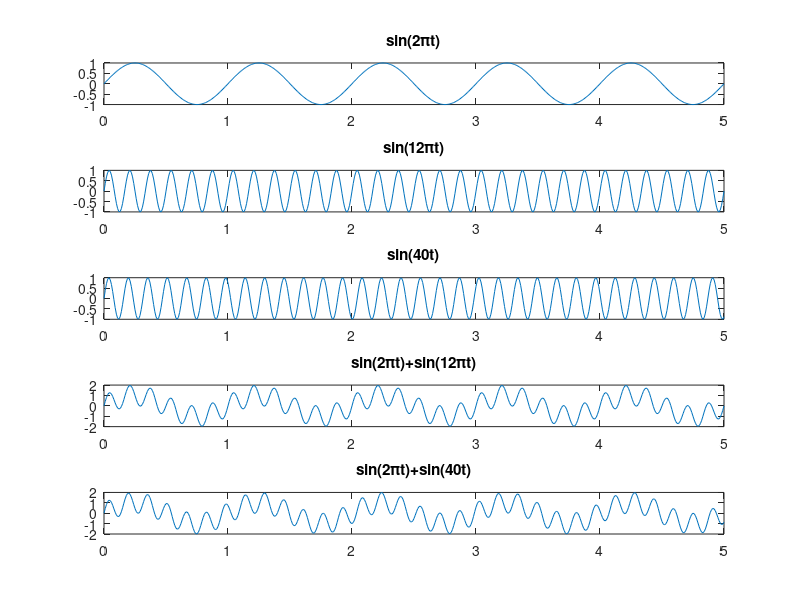
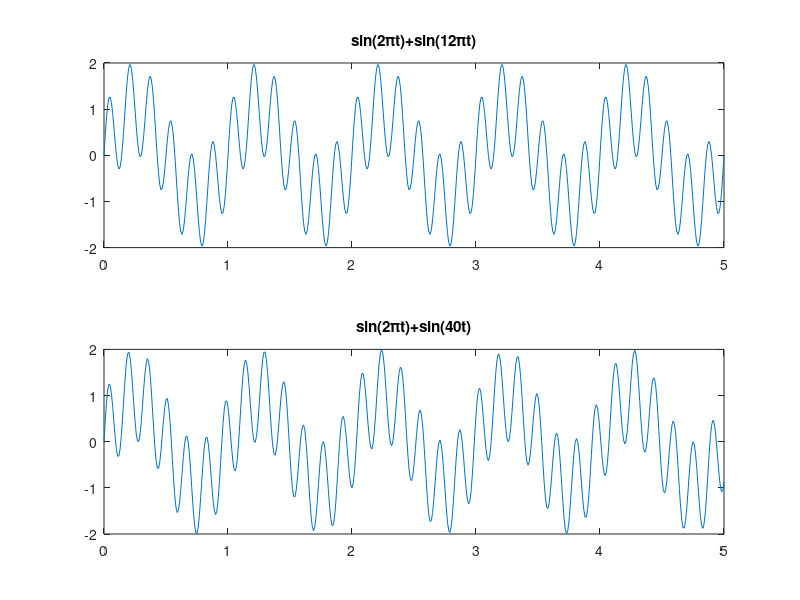

Here is the MATLAB script that generated these plots, in order:
close all
clear all
clc

%% plotting sin(2pit), sin(12pit), sin(40t)

t=0:1/100:5;
y1=sin(2*pi*t);
y2=sin(12*pi*t);
y3=sin(40*t);

figure
subplot(511)
plot(t,y1)
title('sin(2\pit)')

subplot(512)
plot(t,y2)
title('sin(12\pit)')

subplot(513)
plot(t,y3)
title('sin(40t)')

%% plotting sin(k1*t)+sin(k2*t)

subplot(514)
plot(t,y1+y2)
title('sin(2\pit)+sin(12\pit)')

subplot(515)
plot(t,y1+y3)
title('sin(2\pit)+sin(40t)')

%% plotting sin(k1*t)+sin(k2*t)
figure
subplot(211)
plot(t,y1+y2)
title('sin(2\pit)+sin(12\pit)')

subplot(212)
plot(t,y1+y3)
title('sin(2\pit)+sin(40t)')
